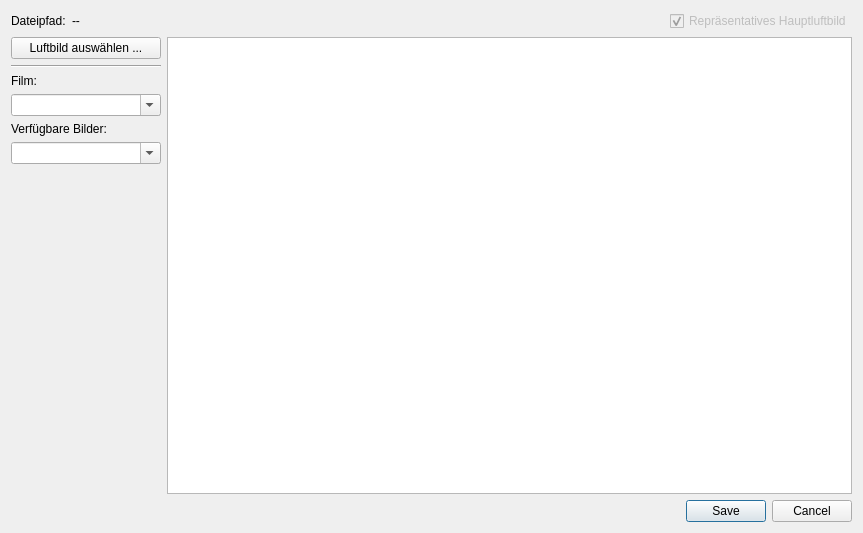
<?xml version="1.0" encoding="UTF-8"?>
<ui version="4.0">
 <class>apisRepresentativeImageDialog</class>
 <widget class="QDialog" name="apisRepresentativeImageDialog">
  <property name="windowModality">
   <enum>Qt::ApplicationModal</enum>
  </property>
  <property name="geometry">
   <rect>
    <x>0</x>
    <y>0</y>
    <width>863</width>
    <height>533</height>
   </rect>
  </property>
  <property name="windowTitle">
   <string>APIS Repräsentatives Luftbild</string>
  </property>
  <property name="windowIcon">
   <iconset resource="resource.qrc">
    <normaloff>:/plugins/APIS/icons/apis.png</normaloff>:/plugins/APIS/icons/apis.png</iconset>
  </property>
  <property name="locale">
   <locale language="German" country="Austria"/>
  </property>
  <property name="modal">
   <bool>true</bool>
  </property>
  <layout class="QVBoxLayout" name="verticalLayout">
   <item>
    <layout class="QHBoxLayout" name="horizontalLayout">
     <item>
      <widget class="QLabel" name="label_3">
       <property name="text">
        <string>Dateipfad:</string>
       </property>
      </widget>
     </item>
     <item>
      <widget class="QLabel" name="uiImagePathLbl">
       <property name="text">
        <string>--</string>
       </property>
      </widget>
     </item>
     <item>
      <spacer name="horizontalSpacer">
       <property name="orientation">
        <enum>Qt::Horizontal</enum>
       </property>
       <property name="sizeHint" stdset="0">
        <size>
         <width>40</width>
         <height>20</height>
        </size>
       </property>
      </spacer>
     </item>
     <item>
      <widget class="QCheckBox" name="uiMainRepresentativeImageChk">
       <property name="enabled">
        <bool>false</bool>
       </property>
       <property name="text">
        <string>Repräsentatives Hauptluftbild</string>
       </property>
       <property name="checked">
        <bool>true</bool>
       </property>
       <property name="tristate">
        <bool>false</bool>
       </property>
      </widget>
     </item>
    </layout>
   </item>
   <item>
    <layout class="QGridLayout" name="gridLayout">
     <item row="0" column="0">
      <widget class="QPushButton" name="uiSelectImageFromSystem">
       <property name="text">
        <string>Luftbild auswählen ...</string>
       </property>
       <property name="icon">
        <iconset resource="resource.qrc">
         <normaloff>:/plugins/APIS/icons/image.png</normaloff>:/plugins/APIS/icons/image.png</iconset>
       </property>
       <property name="iconSize">
        <size>
         <width>24</width>
         <height>24</height>
        </size>
       </property>
       <property name="autoDefault">
        <bool>false</bool>
       </property>
      </widget>
     </item>
     <item row="1" column="0">
      <widget class="Line" name="line">
       <property name="orientation">
        <enum>Qt::Horizontal</enum>
       </property>
      </widget>
     </item>
     <item row="2" column="0">
      <widget class="QLabel" name="label">
       <property name="text">
        <string>Film:</string>
       </property>
      </widget>
     </item>
     <item row="3" column="0">
      <widget class="QComboBox" name="uiFilmNumberCombo">
       <property name="editable">
        <bool>true</bool>
       </property>
      </widget>
     </item>
     <item row="4" column="0">
      <widget class="QLabel" name="label_2">
       <property name="text">
        <string>Verfügbare Bilder:</string>
       </property>
      </widget>
     </item>
     <item row="5" column="0">
      <widget class="QComboBox" name="uiAvailableImagesCombo">
       <property name="editable">
        <bool>true</bool>
       </property>
       <property name="placeholderText">
        <string>keine Bilder verfügbar</string>
       </property>
      </widget>
     </item>
     <item row="7" column="0" colspan="2">
      <widget class="QDialogButtonBox" name="buttonBox">
       <property name="orientation">
        <enum>Qt::Horizontal</enum>
       </property>
       <property name="standardButtons">
        <set>QDialogButtonBox::Cancel|QDialogButtonBox::Save</set>
       </property>
       <property name="centerButtons">
        <bool>false</bool>
       </property>
      </widget>
     </item>
     <item row="6" column="0">
      <spacer name="verticalSpacer">
       <property name="orientation">
        <enum>Qt::Vertical</enum>
       </property>
       <property name="sizeHint" stdset="0">
        <size>
         <width>20</width>
         <height>40</height>
        </size>
       </property>
      </spacer>
     </item>
     <item row="0" column="1" rowspan="7">
      <widget class="QGraphicsView" name="uiRepresentativeImageView"/>
     </item>
    </layout>
   </item>
  </layout>
 </widget>
 <tabstops>
  <tabstop>uiSelectImageFromSystem</tabstop>
  <tabstop>uiFilmNumberCombo</tabstop>
  <tabstop>uiAvailableImagesCombo</tabstop>
  <tabstop>buttonBox</tabstop>
  <tabstop>uiRepresentativeImageView</tabstop>
 </tabstops>
 <resources>
  <include location="resource.qrc"/>
 </resources>
 <connections>
  <connection>
   <sender>buttonBox</sender>
   <signal>accepted()</signal>
   <receiver>apisRepresentativeImageDialog</receiver>
   <slot>accept()</slot>
   <hints>
    <hint type="sourcelabel">
     <x>258</x>
     <y>289</y>
    </hint>
    <hint type="destinationlabel">
     <x>157</x>
     <y>274</y>
    </hint>
   </hints>
  </connection>
  <connection>
   <sender>buttonBox</sender>
   <signal>rejected()</signal>
   <receiver>apisRepresentativeImageDialog</receiver>
   <slot>reject()</slot>
   <hints>
    <hint type="sourcelabel">
     <x>326</x>
     <y>289</y>
    </hint>
    <hint type="destinationlabel">
     <x>286</x>
     <y>274</y>
    </hint>
   </hints>
  </connection>
 </connections>
</ui>
